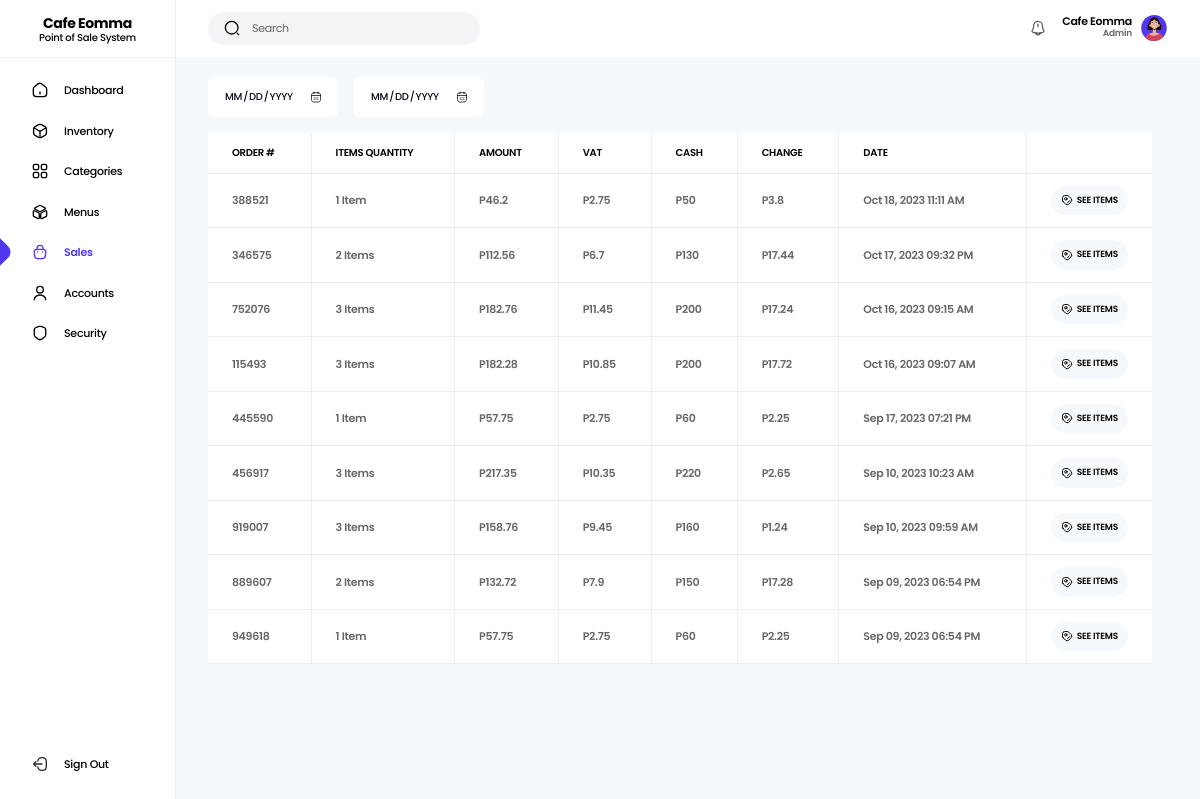
Screenshot of /app/Views/orders.php (signed in) with the database file from the repository.
### tables this page shows
CREATE TABLE `accounts` (
  `id` int(11) NOT NULL,
  `user_id` varchar(200) NOT NULL,
  `fullname` varchar(100) NOT NULL,
  `username` varchar(50) NOT NULL,
  `gender` varchar(20) NOT NULL,
  `contact_number` varchar(11) NOT NULL,
  `address` varchar(100) NOT NULL,
  `password` varchar(200) NOT NULL,
  `role_id` varchar(200) NOT NULL,
  `account_status` varchar(20) NOT NULL,
  `profile` tinyint(4) NOT NULL,
  `date_created` datetime NOT NULL
);

CREATE TABLE `roles` (
  `id` int(11) NOT NULL,
  `role_id` varchar(200) NOT NULL,
  `role_name` varchar(50) NOT NULL,
  `date_created` datetime NOT NULL
);

CREATE TABLE `orders` (
  `id` int(11) NOT NULL,
  `order_id` varchar(200) NOT NULL,
  `order_no` varchar(30) NOT NULL,
  `order_quantity` int(11) NOT NULL,
  `amount` float(10,2) NOT NULL,
  `discount` float(10,2) NOT NULL,
  `vat` float(10,2) NOT NULL,
  `cash` int(11) NOT NULL,
  `order_change` float(10,2) NOT NULL,
  `order_status` varchar(30) NOT NULL,
  `date_added` datetime NOT NULL
);

### app/Utils/Utilities.php (called while the page is built, shortened)
<?php
class Utilities
{
  public static function formatDate(string $date, string $format): string
  {
    return date($format, strtotime($date));
  }
  public static function isAdmin(): bool
  {
    return isset($_SESSION['role']) AND $_SESSION['role'] == "b2fd54eb-4e49-11ee-8673-088fc30176f9" ? true : false;
  }
}

### app/Utils/DbHelper.php (called while the page is built, shortened)
<?php
class DbHelper
{
  private $stmt;
  private $conn;
  public function __construct(PDO $db)
  {
    $this->conn = $db;
  }
  public function query(string $query, array $values = []): string
  {
    $this->stmt = $this->conn->prepare($query);
    return empty($values)
      ? $this->stmt->execute()
      : $this->stmt->execute($values);
  }
  public function fetch(): stdClass
  {
    return $this->stmt->fetch(PDO::FETCH_OBJ);
  }
  public function fetchAll(): array
  {
    return $this->stmt->fetchAll(PDO::FETCH_OBJ);
  }
}

### config/init.php (called while the page is built, shortened)
<?php
$database = new Database();
$conn = $database->getConnetion($_ENV['DB_HOST'], $_ENV['DB_NAME'], $_ENV['DB_USERNAME'], $_ENV['DB_PASSWORD']);
$helper = new DbHelper($conn);
$orderController = new OrderController($helper);
if(isset($_SESSION['uid'])){
  $helper->query("SELECT * FROM `accounts` a LEFT JOIN `roles` r ON a.role_id=r.role_id WHERE a.user_id = ?", [$_SESSION['uid']]);
  $user_data = $helper->fetch();
}

### app/Controllers/OrderController.php (called while the page is built, shortened)
<?php
class OrderController
{
  private $helper;
  public function __construct(DbHelper $helper)
  {
    $this->helper = $helper;
  }
  public function show(): array
  {
    $this->helper->query("SELECT * FROM `orders` ORDER BY `id` DESC");
    return $this->helper->fetchAll();
  }
}

### app/Views/orders.php (the view, shortened to what this page needs)
<?php
  require_once __DIR__.'/../../config/init.php';
  require('./app/Views/partials/_header.php');
?>
  <main class="min-h-screen grid md:grid-cols-[11rem_auto] bg-light-gray">
    <?php require('./app/Views/partials/_sidebar.php') ?>
    <section>
      <?php require('./app/Views/partials/_topnav.php') ?>
      <div class="pt-20 md:pt-5 pb-5 px-8">
        <div class="flex items-center gap-4 mb-4">
          <div class="relative flex-1 md:flex-initial h-10 px-4 bg-white rounded-md">
            <input type="date" id="start-date-filter" class="w-full h-full text-[10px] font-medium text-dark bg-transparent uppercase">
            <img src="<?php echo SYSTEM_URL ?>public/icons/calendar-linear.svg" alt="calendar" class="absolute top-1/2 -translate-y-1/2 right-4 bg-white w-3 h-3 pointer-events-none">
          </div>
          <div class="relative flex-1 md:flex-initial h-10 px-4 bg-white rounded-md">
            <input type="date" id="end-date-filter" class="w-full h-full text-[10px] font-medium text-dark bg-transparent uppercase">
            <img src="<?php echo SYSTEM_URL ?>public/icons/calendar-linear.svg" alt="calendar" class="absolute top-1/2 -translate-y-1/2 right-4 bg-white w-3 h-3 pointer-events-none">
          </div>
        </div>
        <?php if(count($orderController->show()) > 0){ ?>
          <div class="w-[calc(100vw-3.5rem)] md:w-[calc(100vw-16rem)] bg-white overflow-x-auto">
            <table class="w-full text-left border-collapse whitespace-nowrap">
              <thead>
                <th class="text-[10px] border-l-0 border-t-0">Order #</th>
                <th class="text-[10px] border-t-0">Items Quantity</th>
                <th class="text-[10px] border-t-0">Amount</th>
                <th class="text-[10px] border-t-0">VAT</th>
                <th class="text-[10px] border-t-0">Cash</th>
                <th class="text-[10px] border-t-0">Change</th>
                <th class="text-[10px] border-t-0">Date</th>
                <th width="10%" class="text-[10px] border-r-0 border-t-0"></th>
              </thead>
              <tbody>
              <?php foreach($orderController->show() as $order): ?>
                <tr class="search-area border-b border-b-gray-300/40 last:border-b-none">
                  <td class="finder1 border border-gray-300/40 border-l-0"><?= $order->order_no ?></td>
                  <td class="finder2 border border-gray-300/40"><?= $order->order_quantity > 1 ? $order->order_quantity." Items" : $order->order_quantity." Item" ?></td>
                  <td class="finder3 border border-gray-300/40">P<?= $order->amount ?></td>
                  <td class="border border-gray-300/40">P<?= $order->vat ?></td>
                  <td class="finder4 border border-gray-300/40">P<?= $order->cash ?></td>
                  <td class="border border-gray-300/40">P<?= $order->order_change ?></td>
                  <td class="finder5 border border-gray-300/40"><?= Utilities::formatDate($order->date_added, "M d, Y h:i A") ?></td>
                  <td class="border border-gray-300/40 border-r-0">
                    <a href="<?php echo SYSTEM_URL ?>order/<?= $order->order_id ?>" class="flex justify-center items-center gap-1 text-[9px] uppercase bg-light-gray text-black py-2 px-4 rounded-full">
                      <img src="<?php echo SYSTEM_URL ?>public/icons/tag-2-linear.svg" alt="items" class="w-3 h-3">
                      See Items
                    </a>
                  </td>
                </tr>
              <?php endforeach ?>
            </tbody>
          </table>
        </div>
        <?php } ?>
      </div>
    </section>
  </main>
<?php require('./app/Views/partials/_footer.php') ?>

### app/Views/partials/_topnav.php (shortened to what this page needs)
<div class="fixed md:static top-0 inset-x-0 flex items-center justify-between gap-4 px-8 py-3 bg-white z-[3]">
  <div class="flex-1 sm:flex-initial flex items-center gap-3">
    <div class="flex-1 sm:flex-initial flex items-center gap-3 px-4 bg-gray-100 py-2 rounded-full">
      <img src="<?php echo SYSTEM_URL ?>public/icons/search-normal-linear.svg" alt="search" class="w-4 h-4">
      <input type="text" id="search-input" class="text-[11px] placeholder:text-black/60 bg-transparent" placeholder="Search" autocomplete="off">
    </div>
  </div>
  <div class="flex items-center gap-2">
    <?php if(Utilities::isAdmin()){ ?>
      <div class="relative">
        <img src="<?php echo SYSTEM_URL ?>public/icons/notification-bing-linear.svg" alt="notification" role="button" class="show-notification w-4 h-4 mr-2">
      </div>
    <?php } ?>
    <div class="hidden sm:block text-right">
      <p class="text-[11px] font-semibold text-black leading-none"><?php echo isset($user_data) ? $user_data->fullname : "" ?></p>
      <p class="text-[9px] font-semibold text-black/60"><?php echo isset($user_data) ? $user_data->role_name : "" ?></p>
    </div>
    <img src="<?php echo SYSTEM_URL ?>uploads/users/<?= $user_data->profile == 1 ? $user_data->user_id.".jpg" : $user_data->gender.".svg" ?>" alt="profile" class="w-7 h-7 object-cover rounded-full">
  </div>
</div>

### rows the page displays
accounts: fullname "Cafe Eomma", roles.role_name "Admin", gender (picture)
orders: order_no "388521", order_quantity "1", amount "46.2", vat "2.75", cash "50", order_change "3.8", date_added "Oct 18, 2023 11:11 AM"
orders: order_no "346575", order_quantity "2", amount "112.56", vat "6.7", cash "130", order_change "17.44", date_added "Oct 17, 2023 09:32 PM"
orders: order_no "752076", order_quantity "3", amount "182.76", vat "11.45", cash "200", order_change "17.24", date_added "Oct 16, 2023 09:15 AM"
orders: order_no "115493", order_quantity "3", amount "182.28", vat "10.85", cash "200", order_change "17.72", date_added "Oct 16, 2023 09:07 AM"
orders: order_no "445590", order_quantity "1", amount "57.75", vat "2.75", cash "60", order_change "2.25", date_added "Sep 17, 2023 07:21 PM"
orders: order_no "456917", order_quantity "3", amount "217.35", vat "10.35", cash "220", order_change "2.65", date_added "Sep 10, 2023 10:23 AM"
orders: order_no "919007", order_quantity "3", amount "158.76", vat "9.45", cash "160", order_change "1.24", date_added "Sep 10, 2023 09:59 AM"
orders: order_no "889607", order_quantity "2", amount "132.72", vat "7.9", cash "150", order_change "17.28", date_added "Sep 09, 2023 06:54 PM"
orders: order_no "949618", order_quantity "1", amount "57.75", vat "2.75", cash "60", order_change "2.25", date_added "Sep 09, 2023 06:54 PM"
